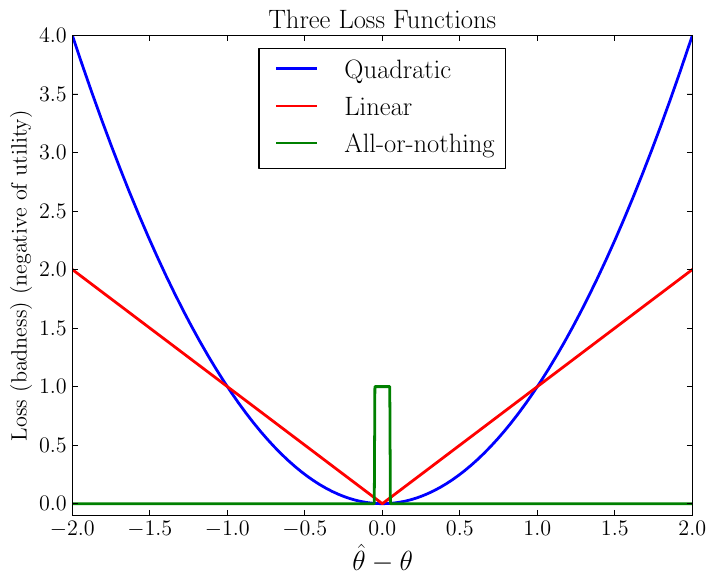

The script that saved this image:
from pylab import *

rc("font", size=16, family="serif", serif="Computer Sans")
rc("text", usetex=True)

x = linspace(-2, 2, 1001)

plot(x, x**2, 'b', linewidth=2, label='Quadratic')
plot(x, abs(x), 'r', linewidth=2, label='Linear')
plot(x, abs(x) < 0.05, 'g', linewidth=2, label='All-or-nothing')
ylim([-0.1, 4])
xlabel('$\hat{\\theta} - \\theta$', fontsize=20)
title('Three Loss Functions')
legend(loc='upper center')
ylabel('Loss (badness) (negative of utility)')
savefig('utility.pdf', bbox_inches='tight')
#show()

